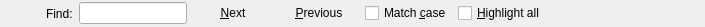
<ui version="4.0" >
 <class>LogViewSearchWidgetBase</class>
 <widget class="QWidget" name="LogViewSearchWidgetBase" >
  <property name="geometry" >
   <rect>
    <x>0</x>
    <y>0</y>
    <width>705</width>
    <height>27</height>
   </rect>
  </property>
  <layout class="QHBoxLayout" >
   <property name="spacing" >
    <number>-1</number>
   </property>
   <property name="leftMargin" >
    <number>0</number>
   </property>
   <property name="topMargin" >
    <number>0</number>
   </property>
   <property name="rightMargin" >
    <number>0</number>
   </property>
   <property name="bottomMargin" >
    <number>0</number>
   </property>
   <item>
    <widget class="QPushButton" name="closeButton" >
     <property name="text" >
      <string/>
     </property>
     <property name="flat" >
      <bool>true</bool>
     </property>
    </widget>
   </item>
   <item>
    <widget class="QLabel" name="searchLabel" >
     <property name="text" >
      <string>Find:</string>
     </property>
    </widget>
   </item>
   <item>
    <widget class="QLineEdit" name="searchLine" >
     <property name="sizePolicy" >
      <sizepolicy vsizetype="Fixed" hsizetype="Fixed" >
       <horstretch>0</horstretch>
       <verstretch>0</verstretch>
      </sizepolicy>
     </property>
    </widget>
   </item>
   <item>
    <widget class="QPushButton" name="next" >
     <property name="text" >
      <string>&amp;Next</string>
     </property>
     <property name="flat" >
      <bool>true</bool>
     </property>
    </widget>
   </item>
   <item>
    <widget class="QPushButton" name="previous" >
     <property name="text" >
      <string>&amp;Previous</string>
     </property>
     <property name="flat" >
      <bool>true</bool>
     </property>
    </widget>
   </item>
   <item>
    <widget class="QCheckBox" name="caseSensitive" >
     <property name="text" >
      <string>Match &amp;case</string>
     </property>
    </widget>
   </item>
   <item>
    <widget class="QCheckBox" name="highlightAllButton" >
     <property name="text" >
      <string>&amp;Highlight all</string>
     </property>
    </widget>
   </item>
   <item>
    <widget class="QLabel" name="messageIcon" >
     <property name="text" >
      <string/>
     </property>
    </widget>
   </item>
   <item>
    <widget class="QLabel" name="message" >
     <property name="sizePolicy" >
      <sizepolicy vsizetype="Preferred" hsizetype="Preferred" >
       <horstretch>0</horstretch>
       <verstretch>0</verstretch>
      </sizepolicy>
     </property>
     <property name="text" >
      <string/>
     </property>
    </widget>
   </item>
   <item>
    <spacer>
     <property name="orientation" >
      <enum>Qt::Horizontal</enum>
     </property>
     <property name="sizeType" >
      <enum>QSizePolicy::MinimumExpanding</enum>
     </property>
     <property name="sizeHint" >
      <size>
       <width>40</width>
       <height>20</height>
      </size>
     </property>
    </spacer>
   </item>
  </layout>
 </widget>
 <connections/>
</ui>
